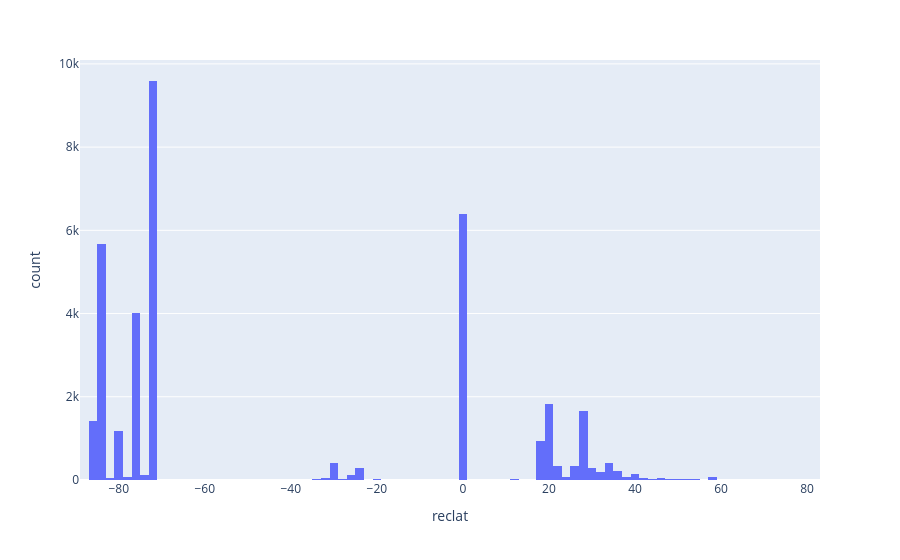

This figure's notebook cell:
### Markdown cell above
## Histograma

### Code cell
px.histogram(meteoritos, x="reclat", nbins=100)

### Figure 1 — Plotly figure (JSON) as saved in the notebook; plotly's stock layout.template omitted (floating-point values rounded to 4 significant figures; data arrays with more than 128 entries replaced by an {"elided": "..."} marker saying what was removed)
{"data": [{"bingroup": "x", "hovertemplate": "reclat=%{x}<br>count=%{y}<extra></extra>", "legendgroup": "", "marker": {"color": "#636efa", "pattern": {"shape": ""}}, "name": "", "nbinsx": 100, "orientation": "v", "showlegend": false, "type": "histogram", "x": {"elided": "36352 float values"}, "xaxis": "x", "yaxis": "y"}], "layout": {"barmode": "relative", "legend": {"tracegroupgap": 0}, "margin": {"t": 60}, "xaxis": {"anchor": "y", "domain": [0, 1], "title": {"text": "reclat"}}, "yaxis": {"anchor": "x", "domain": [0, 1], "title": {"text": "count"}}}}
